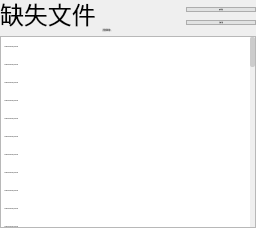
       <widget class="QFrame" name="frame_5_lackfile">
        <property name="font">
         <font>
          <family>微软雅黑</family>
          <pointsize>-1</pointsize>
          <weight>50</weight>
          <italic>false</italic>
          <bold>false</bold>
         </font>
        </property>
        <layout class="QVBoxLayout" name="verticalLayout_7" stretch="0,1">
         <property name="spacing">
          <number>4</number>
         </property>
         <property name="leftMargin">
          <number>0</number>
         </property>
         <property name="topMargin">
          <number>0</number>
         </property>
         <property name="rightMargin">
          <number>0</number>
         </property>
         <property name="bottomMargin">
          <number>0</number>
         </property>
         <item>
          <widget class="QFrame" name="frame_5">
           <property name="minimumSize">
            <size>
             <width>0</width>
             <height>32</height>
            </size>
           </property>
           <property name="maximumSize">
            <size>
             <width>16777215</width>
             <height>32</height>
            </size>
           </property>
           <property name="font">
            <font>
             <family>微软雅黑</family>
             <pointsize>-1</pointsize>
             <weight>50</weight>
             <italic>false</italic>
             <bold>false</bold>
            </font>
           </property>
           <property name="styleSheet">
            <string notr="true"/>
           </property>
           <layout class="QHBoxLayout" name="horizontalLayout_7">
            <property name="leftMargin">
             <number>0</number>
            </property>
            <property name="topMargin">
             <number>0</number>
            </property>
            <property name="rightMargin">
             <number>0</number>
            </property>
            <property name="bottomMargin">
             <number>0</number>
            </property>
            <item>
             <widget class="QLabel" name="label_name_5">
              <property name="font">
               <font>
                <family>微软雅黑</family>
                <pointsize>-1</pointsize>
                <weight>50</weight>
                <italic>false</italic>
                <bold>false</bold>
               </font>
              </property>
              <property name="styleSheet">
               <string notr="true">font-size:24px;</string>
              </property>
              <property name="text">
               <string>缺失文件</string>
              </property>
              <property name="alignment">
               <set>Qt::AlignBottom|Qt::AlignLeading|Qt::AlignLeft</set>
              </property>
             </widget>
            </item>
            <item>
             <widget class="QLabel" name="label_info_5">
              <property name="font">
               <font>
                <family>微软雅黑</family>
                <pointsize>-1</pointsize>
                <weight>50</weight>
                <italic>false</italic>
                <bold>false</bold>
               </font>
              </property>
              <property name="styleSheet">
               <string notr="true">color: #555;</string>
              </property>
              <property name="text">
               <string>( 下载网络列表失败! )
( 正在校对本地列表... )</string>
              </property>
              <property name="alignment">
               <set>Qt::AlignBottom|Qt::AlignLeading|Qt::AlignLeft</set>
              </property>
             </widget>
            </item>
            <item>
             <spacer name="horizontalSpacer_5">
              <property name="font">
               <font>
                <family>微软雅黑</family>
                <pointsize>-1</pointsize>
                <weight>50</weight>
                <italic>false</italic>
                <bold>false</bold>
               </font>
              </property>
              <property name="orientation">
               <enum>Qt::Horizontal</enum>
              </property>
              <property name="sizeHint" stdset="0">
               <size>
                <width>40</width>
                <height>20</height>
               </size>
              </property>
             </spacer>
            </item>
            <item>
             <widget class="QFrame" name="frame_5_button">
              <property name="minimumSize">
               <size>
                <width>70</width>
                <height>0</height>
               </size>
              </property>
              <property name="maximumSize">
               <size>
                <width>70</width>
                <height>16777215</height>
               </size>
              </property>
              <property name="font">
               <font>
                <family>微软雅黑</family>
                <pointsize>-1</pointsize>
                <weight>50</weight>
                <italic>false</italic>
                <bold>false</bold>
               </font>
              </property>
              <property name="styleSheet">
               <string notr="true">QPushButton {
	border: 1px solid #ADADAD;
	background-color: #E1E2E2;
	color: #444;
}
QPushButton:hover {
	border: 1px solid #0078D7;
	background-color: #E5F1FB;
	color: #024;
}
QPushButton:pressed {
	border: 1px solid #00559B;
	background-color: #CCE4F7;
	color: #024;
}
QPushButton:!enabled {
	border: 1px solid #BFBFBF;
	background-color: #CCCCCC;
	color: #888888;
}</string>
              </property>
              <layout class="QVBoxLayout" name="verticalLayout_8" stretch="0,0">
               <property name="spacing">
                <number>1</number>
               </property>
               <property name="leftMargin">
                <number>0</number>
               </property>
               <property name="topMargin">
                <number>0</number>
               </property>
               <property name="rightMargin">
                <number>0</number>
               </property>
               <property name="bottomMargin">
                <number>0</number>
               </property>
               <item>
                <widget class="QPushButton" name="Button_5_proofread">
                 <property name="font">
                  <font>
                   <family>微软雅黑</family>
                   <pointsize>-1</pointsize>
                   <weight>50</weight>
                   <italic>false</italic>
                   <bold>false</bold>
                  </font>
                 </property>
                 <property name="text">
                  <string>校对列表</string>
                 </property>
                </widget>
               </item>
               <item>
                <widget class="QPushButton" name="Button_5_download">
                 <property name="font">
                  <font>
                   <family>微软雅黑</family>
                   <pointsize>-1</pointsize>
                   <weight>50</weight>
                   <italic>false</italic>
                   <bold>false</bold>
                  </font>
                 </property>
                 <property name="text">
                  <string>全部下载</string>
                 </property>
                </widget>
               </item>
              </layout>
             </widget>
            </item>
           </layout>
          </widget>
         </item>
         <item>
          <widget class="QListWidget" name="list_dataList_5">
           <property name="font">
            <font>
             <family>微软雅黑</family>
             <pointsize>-1</pointsize>
             <weight>50</weight>
             <italic>false</italic>
             <bold>false</bold>
            </font>
           </property>
           <property name="contextMenuPolicy">
            <enum>Qt::CustomContextMenu</enum>
           </property>
           <property name="styleSheet">
            <string notr="true">QScrollBar{width:5px;}
QScrollBar:sub-line:vertical {height: 0px;}
QScrollBar:add-line:vertical {height: 0px;}
QScrollBar:vertical { 
        padding-top:0px;
        padding-bottom:0px;    
        padding-left:0px;    
        padding-right:0px;    
        border-left:0px solid #dddddd;
}
QScrollBar::handle:vertical {
        background:#cccccc;
        min-height:30px;
        border-radius:2px;
}
QScrollBar::handle:vertical:hover {
        background:#999999;
}
QListWidget::Item{
	height:18px;
}</string>
           </property>
           <property name="selectionMode">
            <enum>QAbstractItemView::ExtendedSelection</enum>
           </property>
           <property name="verticalScrollMode">
            <enum>QAbstractItemView::ScrollPerPixel</enum>
           </property>
           <property name="horizontalScrollMode">
            <enum>QAbstractItemView::ScrollPerPixel</enum>
           </property>
           <item>
            <property name="text">
             <string>..\ui\head\role\chara_0018.dds</string>
            </property>
           </item>
           <item>
            <property name="text">
             <string>..\ui\head\role\chara_0018.dds</string>
            </property>
           </item>
           <item>
            <property name="text">
             <string>..\ui\head\role\chara_0018.dds</string>
            </property>
           </item>
           <item>
            <property name="text">
             <string>..\ui\head\role\chara_0018.dds</string>
            </property>
           </item>
           <item>
            <property name="text">
             <string>..\ui\head\role\chara_0018.dds</string>
            </property>
           </item>
           <item>
            <property name="text">
             <string>..\ui\head\role\chara_0018.dds</string>
            </property>
           </item>
           <item>
            <property name="text">
             <string>..\ui\head\role\chara_0018.dds</string>
            </property>
           </item>
           <item>
            <property name="text">
             <string>..\ui\head\role\chara_0018.dds</string>
            </property>
           </item>
           <item>
            <property name="text">
             <string>..\ui\head\role\chara_0018.dds</string>
            </property>
           </item>
           <item>
            <property name="text">
             <string>..\ui\head\role\chara_0018.dds</string>
            </property>
           </item>
           <item>
            <property name="text">
             <string>..\ui\head\role\chara_0018.dds</string>
            </property>
           </item>
           <item>
            <property name="text">
             <string>..\ui\head\role\chara_0018.dds</string>
            </property>
           </item>
           <item>
            <property name="text">
             <string>..\ui\head\role\chara_0018.dds</string>
            </property>
           </item>
           <item>
            <property name="text">
             <string>..\ui\head\role\chara_0018.dds</string>
            </property>
           </item>
           <item>
            <property name="text">
             <string>新建项目</string>
            </property>
           </item>
           <item>
            <property name="text">
             <string>新建项目</string>
            </property>
           </item>
           <item>
            <property name="text">
             <string>新建项目</string>
            </property>
           </item>
           <item>
            <property name="text">
             <string>新建项目</string>
            </property>
           </item>
           <item>
            <property name="text">
             <string>新建项目</string>
            </property>
           </item>
           <item>
            <property name="text">
             <string>新建项目</string>
            </property>
           </item>
           <item>
            <property name="text">
             <string>新建项目</string>
            </property>
           </item>
           <item>
            <property name="text">
             <string>新建项目</string>
            </property>
           </item>
           <item>
            <property name="text">
             <string>新建项目</string>
            </property>
           </item>
           <item>
            <property name="text">
             <string>新建项目</string>
            </property>
           </item>
           <item>
            <property name="text">
             <string>新建项目</string>
            </property>
           </item>
           <item>
            <property name="text">
             <string>新建项目</string>
            </property>
           </item>
           <item>
            <property name="text">
             <string>新建项目</string>
            </property>
           </item>
           <item>
            <property name="text">
             <string>新建项目</string>
            </property>
           </item>
           <item>
            <property name="text">
             <string>新建项目</string>
            </property>
           </item>
           <item>
            <property name="text">
             <string>新建项目</string>
            </property>
           </item>
           <item>
            <property name="text">
             <string>新建项目</string>
            </property>
           </item>
           <item>
            <property name="text">
             <string>新建项目</string>
            </property>
           </item>
           <item>
            <property name="text">
             <string>新建项目</string>
            </property>
           </item>
           <item>
            <property name="text">
             <string>新建项目</string>
            </property>
           </item>
           <item>
            <property name="text">
             <string>新建项目</string>
            </property>
           </item>
           <item>
            <property name="text">
             <string>新建项目</string>
            </property>
           </item>
           <item>
            <property name="text">
             <string>新建项目</string>
            </property>
           </item>
           <item>
            <property name="text">
             <string>新建项目</string>
            </property>
           </item>
           <item>
            <property name="text">
             <string>新建项目</string>
            </property>
           </item>
           <item>
            <property name="text">
             <string>新建项目</string>
            </property>
           </item>
           <item>
            <property name="text">
             <string>新建项目</string>
            </property>
           </item>
           <item>
            <property name="text">
             <string>新建项目</string>
            </property>
           </item>
           <item>
            <property name="text">
             <string>新建项目</string>
            </property>
           </item>
           <item>
            <property name="text">
             <string>新建项目</string>
            </property>
           </item>
           <item>
            <property name="text">
             <string>新建项目</string>
            </property>
           </item>
           <item>
            <property name="text">
             <string>新建项目</string>
            </property>
           </item>
           <item>
            <property name="text">
             <string>新建项目</string>
            </property>
           </item>
           <item>
            <property name="text">
             <string>新建项目</string>
            </property>
           </item>
           <item>
            <property name="text">
             <string>新建项目</string>
            </property>
           </item>
           <item>
            <property name="text">
             <string>新建项目</string>
            </property>
           </item>
           <item>
            <property name="text">
             <string>新建项目</string>
            </property>
           </item>
           <item>
            <property name="text">
             <string>新建项目</string>
            </property>
           </item>
           <item>
            <property name="text">
             <string>新建项目</string>
            </property>
           </item>
           <item>
            <property name="text">
             <string>新建项目</string>
            </property>
           </item>
           <item>
            <property name="text">
             <string>新建项目</string>
            </property>
           </item>
           <item>
            <property name="text">
             <string>新建项目</string>
            </property>
           </item>
           <item>
            <property name="text">
             <string>新建项目</string>
            </property>
           </item>
           <item>
            <property name="text">
             <string>新建项目</string>
            </property>
           </item>
           <item>
            <property name="text">
             <string>新建项目</string>
            </property>
           </item>
           <item>
            <property name="text">
             <string>新建项目</string>
            </property>
           </item>
           <item>
            <property name="text">
             <string>新建项目</string>
            </property>
           </item>
           <item>
            <property name="text">
             <string>新建项目</string>
            </property>
           </item>
           <item>
            <property name="text">
             <string>新建项目</string>
            </property>
           </item>
           <item>
            <property name="text">
             <string>新建项目</string>
            </property>
           </item>
           <item>
            <property name="text">
             <string>新建项目</string>
            </property>
           </item>
           <item>
            <property name="text">
             <string>新建项目</string>
            </property>
           </item>
           <item>
            <property name="text">
             <string>新建项目</string>
            </property>
           </item>
           <item>
            <property name="text">
             <string>新建项目</string>
            </property>
           </item>
           <item>
            <property name="text">
             <string>新建项目</string>
            </property>
           </item>
           <item>
            <property name="text">
             <string>新建项目</string>
            </property>
           </item>
           <item>
            <property name="text">
             <string>新建项目</string>
            </property>
           </item>
           <item>
            <property name="text">
             <string>新建项目</string>
            </property>
           </item>
           <item>
            <property name="text">
             <string>新建项目</string>
            </property>
           </item>
           <item>
            <property name="text">
             <string>新建项目</string>
            </property>
           </item>
           <item>
            <property name="text">
             <string>新建项目</string>
            </property>
           </item>
           <item>
            <property name="text">
             <string>新建项目</string>
            </property>
           </item>
           <item>
            <property name="text">
             <string>新建项目</string>
            </property>
           </item>
           <item>
            <property name="text">
             <string>新建项目</string>
            </property>
           </item>
           <item>
            <property name="text">
             <string>新建项目</string>
            </property>
           </item>
           <item>
            <property name="text">
             <string>新建项目</string>
            </property>
           </item>
           <item>
            <property name="text">
             <string>新建项目</string>
            </property>
           </item>
           <item>
            <property name="text">
             <string>新建项目</string>
            </property>
           </item>
           <item>
            <property name="text">
             <string>新建项目</string>
            </property>
           </item>
           <item>
            <property name="text">
             <string>新建项目</string>
            </property>
           </item>
           <item>
            <property name="text">
             <string>新建项目</string>
            </property>
           </item>
           <item>
            <property name="text">
             <string>新建项目</string>
            </property>
           </item>
           <item>
            <property name="text">
             <string>新建项目</string>
            </property>
           </item>
           <item>
            <property name="text">
             <string>新建项目</string>
            </property>
           </item>
           <item>
            <property name="text">
             <string>新建项目</string>
            </property>
           </item>
           <item>
            <property name="text">
             <string>新建项目</string>
            </property>
           </item>
           <item>
            <property name="text">
             <string>新建项目</string>
            </property>
           </item>
           <item>
            <property name="text">
             <string>新建项目</string>
            </property>
           </item>
           <item>
            <property name="text">
             <string>新建项目</string>
            </property>
           </item>
           <item>
            <property name="text">
             <string>新建项目</string>
            </property>
           </item>
           <item>
            <property name="text">
             <string>新建项目</string>
            </property>
           </item>
           <item>
            <property name="text">
             <string>新建项目</string>
            </property>
           </item>
           <item>
            <property name="text">
             <string>新建项目</string>
            </property>
           </item>
           <item>
            <property name="text">
             <string>新建项目</string>
            </property>
           </item>
           <item>
            <property name="text">
             <string>新建项目</string>
            </property>
           </item>
           <item>
            <property name="text">
             <string>新建项目</string>
            </property>
           </item>
           <item>
            <property name="text">
             <string>新建项目</string>
            </property>
           </item>
           <item>
            <property name="text">
             <string>新建项目</string>
            </property>
           </item>
           <item>
            <property name="text">
             <string>新建项目</string>
            </property>
           </item>
           <item>
            <property name="text">
             <string>新建项目</string>
            </property>
           </item>
           <item>
            <property name="text">
             <string>新建项目</string>
            </property>
           </item>
           <item>
            <property name="text">
             <string>新建项目</string>
            </property>
           </item>
           <item>
            <property name="text">
             <string>新建项目</string>
            </property>
           </item>
           <item>
            <property name="text">
             <string>新建项目</string>
            </property>
           </item>
           <item>
            <property name="text">
             <string>新建项目</string>
            </property>
           </item>
           <item>
            <property name="text">
             <string>新建项目</string>
            </property>
           </item>
           <item>
            <property name="text">
             <string>新建项目</string>
            </property>
           </item>
           <item>
            <property name="text">
             <string>新建项目</string>
            </property>
           </item>
           <item>
            <property name="text">
             <string>新建项目</string>
            </property>
           </item>
           <item>
            <property name="text">
             <string>新建项目</string>
            </property>
           </item>
           <item>
            <property name="text">
             <string>新建项目</string>
            </property>
           </item>
           <item>
            <property name="text">
             <string>新建项目</string>
            </property>
           </item>
           <item>
            <property name="text">
             <string>新建项目</string>
            </property>
           </item>
           <item>
            <property name="text">
             <string>新建项目</string>
            </property>
           </item>
           <item>
            <property name="text">
             <string>新建项目</string>
            </property>
           </item>
           <item>
            <property name="text">
             <string>新建项目</string>
            </property>
           </item>
           <item>
            <property name="text">
             <string>新建项目</string>
            </property>
           </item>
           <item>
            <property name="text">
             <string>新建项目</string>
            </property>
           </item>
           <item>
            <property name="text">
             <string>新建项目</string>
            </property>
           </item>
           <item>
            <property name="text">
             <string>新建项目</string>
            </property>
           </item>
           <item>
            <property name="text">
             <string>新建项目</string>
            </property>
           </item>
           <item>
            <property name="text">
             <string>新建项目</string>
            </property>
           </item>
           <item>
            <property name="text">
             <string>新建项目</string>
            </property>
           </item>
           <item>
            <property name="text">
             <string>新建项目</string>
            </property>
           </item>
           <item>
            <property name="text">
             <string>新建项目</string>
            </property>
           </item>
           <item>
            <property name="text">
             <string>新建项目</string>
            </property>
           </item>
           <item>
            <property name="text">
             <string>新建项目</string>
            </property>
           </item>
           <item>
            <property name="text">
             <string>新建项目</string>
            </property>
           </item>
           <item>
            <property name="text">
             <string>新建项目</string>
            </property>
           </item>
           <item>
            <property name="text">
             <string>新建项目</string>
            </property>
           </item>
           <item>
            <property name="text">
             <string>新建项目</string>
            </property>
           </item>
           <item>
            <property name="text">
             <string>新建项目</string>
            </property>
           </item>
           <item>
            <property name="text">
             <string>新建项目</string>
            </property>
           </item>
           <item>
            <property name="text">
             <string>新建项目</string>
            </property>
           </item>
           <item>
            <property name="text">
             <string>新建项目</string>
            </property>
           </item>
          </widget>
         </item>
        </layout>
       </widget>
